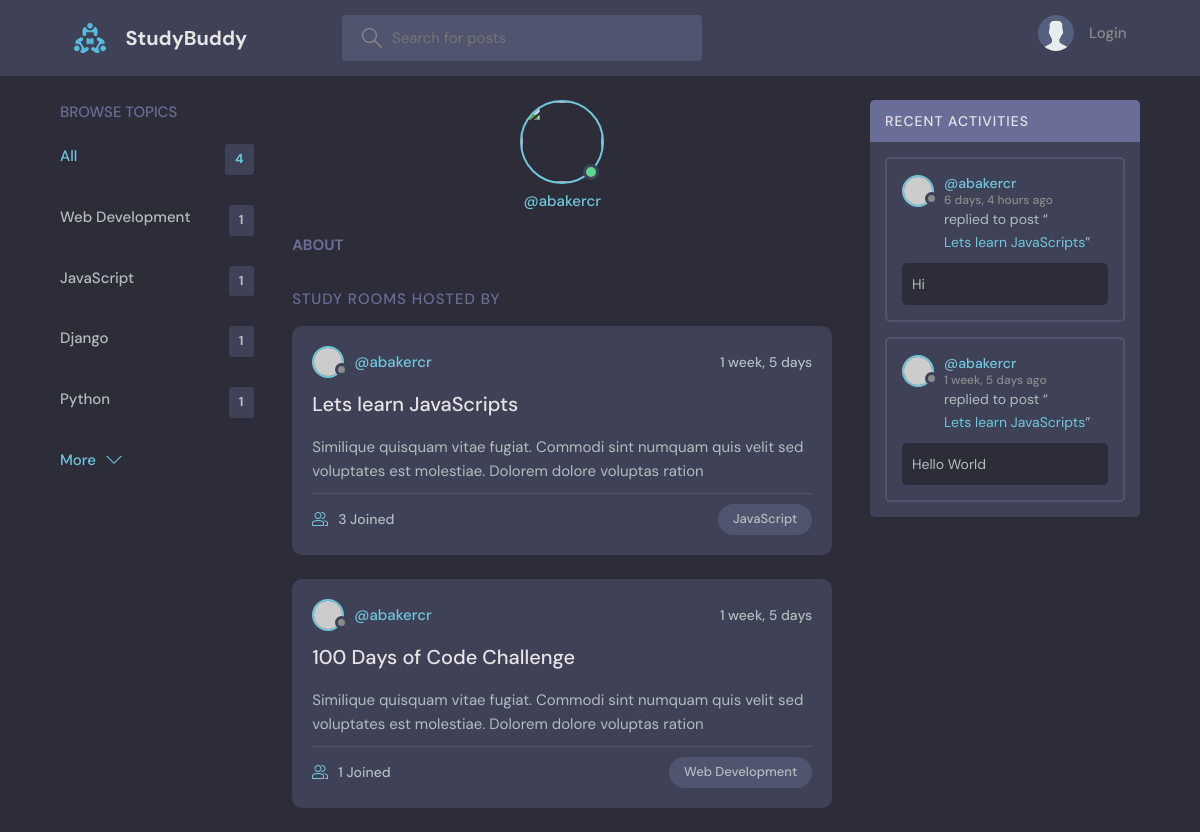
Page /profile/1/ on the earlier database version.
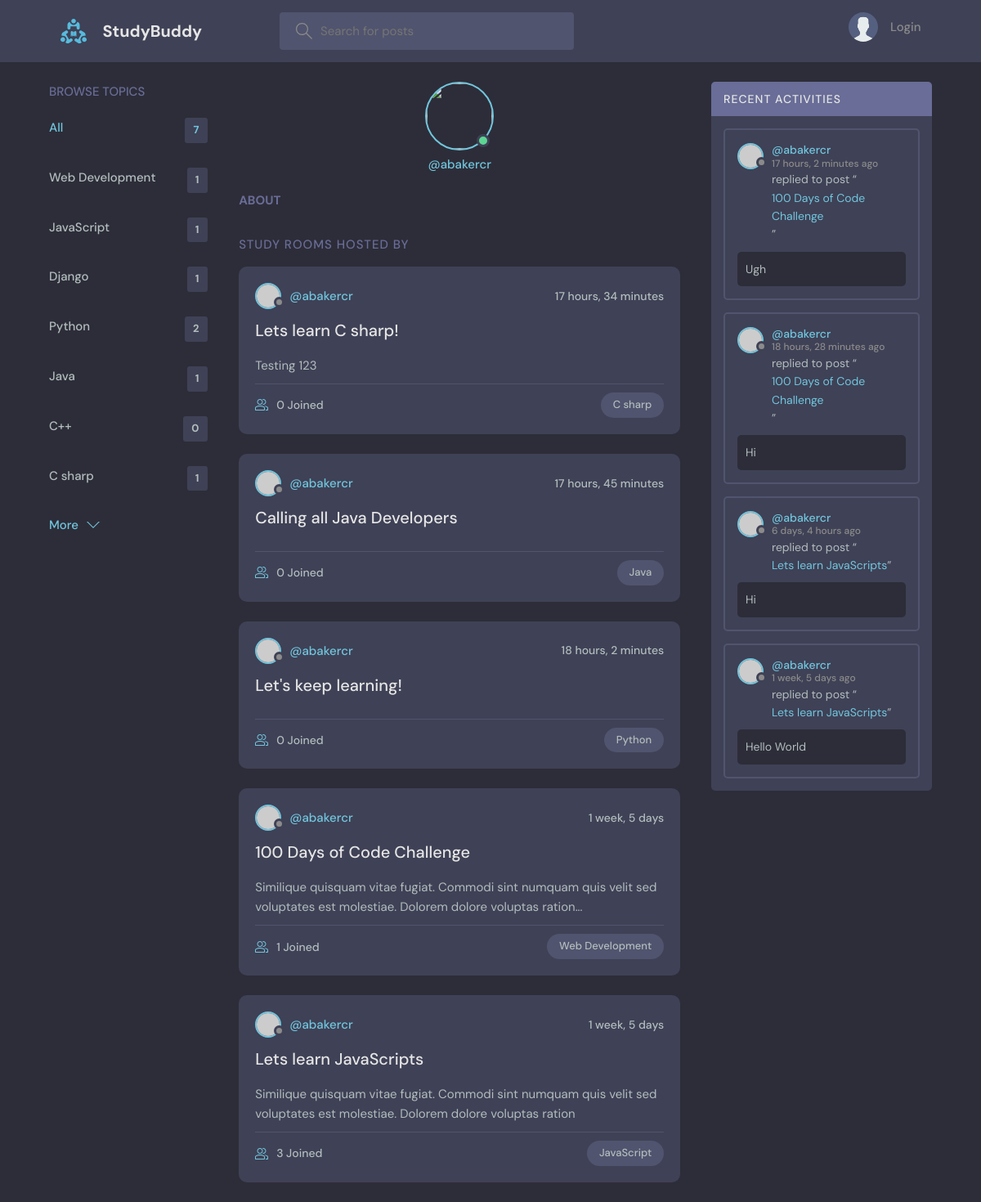
Same page on the later database version.
### base/models.py (models this page shows, shortened)
class Topic(models.Model):
    name = models.CharField(max_length=200)

class Room(models.Model):
    host = models.ForeignKey(User, on_delete=models.SET_NULL, null=True)
    topic = models.ForeignKey(Topic, on_delete=models.SET_NULL, null=True)
    name = models.CharField(max_length=200)
    description = models.TextField(null=True, blank=True)
    participants = models.ManyToManyField(User, related_name='participants', blank=True)
    updated = models.DateTimeField(auto_now=True)
    created = models.DateTimeField(auto_now_add=True)
    class Meta:
        ordering = ['-updated', '-created']
    def __str__(self):
        return self.name

class Message(models.Model):
    user = models.ForeignKey(User, on_delete=models.CASCADE)
    room = models.ForeignKey(Room, on_delete=models.CASCADE)
    body = models.TextField()
    updated = models.DateTimeField(auto_now=True)
    created = models.DateTimeField(auto_now_add=True)
    class Meta:
        ordering = ['-updated', '-created']

### base/views.py (the view)
# urls.py: path('profile/<str:pk>/', views.userProfile, name = 'user-profile'),
def userProfile(request, pk):
    user = User.objects.get(id=pk)
    rooms = user.room_set.all()
    room_messages = user.message_set.all()
    topics = Topic.objects.all()
    context = {'user':user, 'rooms':rooms, 'room_messages':room_messages, 'topics':topics}
    return render(request, 'base/profile.html', context)

### base/templates/base/profile.html (shortened to what this page needs)
{% extends 'main.html' %}
{% block content %}
<main class="profile-page layout layout--3">
  <div class="container">
    {% include 'base/topics_component.html' %}
    <div class="roomList">
      <div class="profile">
        <div class="profile__avatar">
          <div class="avatar avatar--large active">
            <img src="{{user.avatar.url}}" />
          </div>
        </div>
        <div class="profile__info">
          <p>@{{user.username}}</p>
        </div>
        <div class="profile__about">
          <h3>About</h3>
        </div>
      </div>
      <div class="roomList__header">
        <div>
          <h2>Study Rooms Hosted by {{request.user.username}}</a>
          </h2>
        </div>
      </div>
      {% include 'base/feed_component.html' %}
    </div>
    {% include 'base/activity_component.html' %}
  </div>
</main>
{% endblock content %}

### base/templates/base/topics_component.html
<div class="topics">
    <div class="topics__header">
      <h2>Browse Topics</h2>
    </div>
    <ul class="topics__list">
      <li>
        <a href="{% url 'home' %}" class="active">All <span>{{topics.count}}</span></a>
      </li>
      {% for topic in topics %}
      <li>
        <a href="{% url 'home'%}?q={{topic.name}}">{{topic.name}} <span>{{topic.room_set.all.count}}</span></a>
      </li>
      {% endfor %}
    </ul>
    <a class="btn btn--link" href="topics.html">
      More
      <svg version="1.1" xmlns="http://www.w3.org/2000/svg" width="32" height="32" viewBox="0 0 32 32">
        <title>chevron-down</title>
        <path d="M16 21l-13-13h-3l16 16 16-16h-3l-13 13z"></path>
      </svg>
    </a>
  </div>

### base/templates/base/feed_component.html (shortened to what this page needs)
{% for room in rooms %}
<div class="roomListRoom">
    <div class="roomListRoom__header">
        <a href="{% url 'user-profile' room.host.id %}" class="roomListRoom__author">
            <div class="avatar avatar--small">
                <img src="https://randomuser.me/api/portraits/women/11.jpg" />
            </div>
            <span>@{{room.host.username}}</span>
        </a>
        <div class="roomListRoom__actions">
            <span>{{room.created|timesince}}</span>
        </div>
    </div>
    <div class="roomListRoom__content">
        <a href="{% url 'room' room.id %}">{{room.name}}</a>
        <p>
            {{room.description}}
        </p>
    </div>
    <div class="roomListRoom__meta">
        <a href="{% url 'room' room.id %}" class="roomListRoom__joined">
            {{room.participants.all.count}} Joined
        </a>
        <p class="roomListRoom__topic">{{room.topic.name}}</p>
    </div>
</div>
{% endfor %}

### base/templates/base/activity_component.html (shortened to what this page needs)
<div class="activities">
    <div class="activities__header">
      <h2>Recent Activities</h2>
    </div>
    {% for message in room_messages %}
    <div class="activities__box">
      <div class="activities__boxHeader roomListRoom__header">
        <a href="{% url 'user-profile' message.user.id %}" class="roomListRoom__author">
          <div class="avatar avatar--small">
            <img src="https://randomuser.me/api/portraits/women/11.jpg" />
          </div>
          <p>
            @{{message.user}}
            <span>{{message.created|timesince}} ago</span>
          </p>
        </a>
      </div>
      <div class="activities__boxContent">
        <p>replied to post “<a href="{% url 'room' message.room.id %}">{{message.room}}</a>”</p>
        <div class="activities__boxRoomContent">
            {{message.body}}
        </div>
      </div>
    </div>
    {% endfor %}
  </div>

Differences in the rows shown:
computed for Topic "Python": room_set.all.count "1" → "2"
added Topic: name "Java", room_set.all.count "1"
added Topic: name "C++", room_set.all.count "0"
added Topic: name "C sharp", room_set.all.count "1"
added Room: host.username "abakercr", created "17 hours, 34 minutes", name "Lets learn C sharp!", description "Testing 123", participants.all.count "0", topic.name "C sharp"
added Room: host.username "abakercr", created "17 hours, 45 minutes", name "Calling all Java Developers", participants.all.count "0", topic.name "Java"
added Room: host.username "abakercr", created "18 hours, 2 minutes", name "Let's keep learning!", participants.all.count "0", topic.name "Python"
changed Room "100 Days of Code Challenge": description "Similique quisquam vitae fugiat. Commodi sint numquam quis velit sed voluptates est molestiae. Dolorem dolore voluptas ration" → "Similique quisquam vitae fugiat. Commodi sint numquam quis velit sed voluptates est molestiae. Dolorem dolore voluptas ration..."; moves up the list
added Message: user "abakercr", created "17 hours, 2 minutes", room "100 Days of Code Challenge", body "Ugh"
added Message: user "abakercr", created "18 hours, 28 minutes", room "100 Days of Code Challenge", body "Hi"
Other differences:
{{ topics.count }}: "4" → "7"
